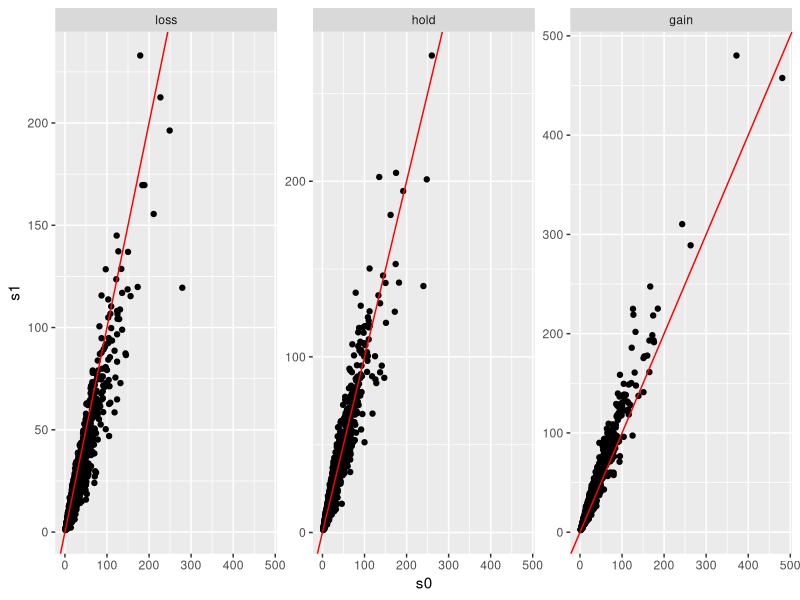
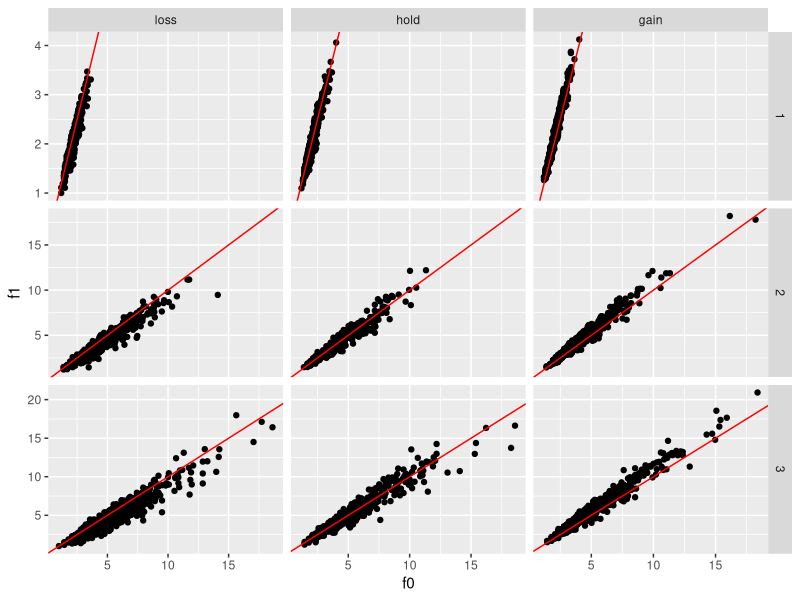
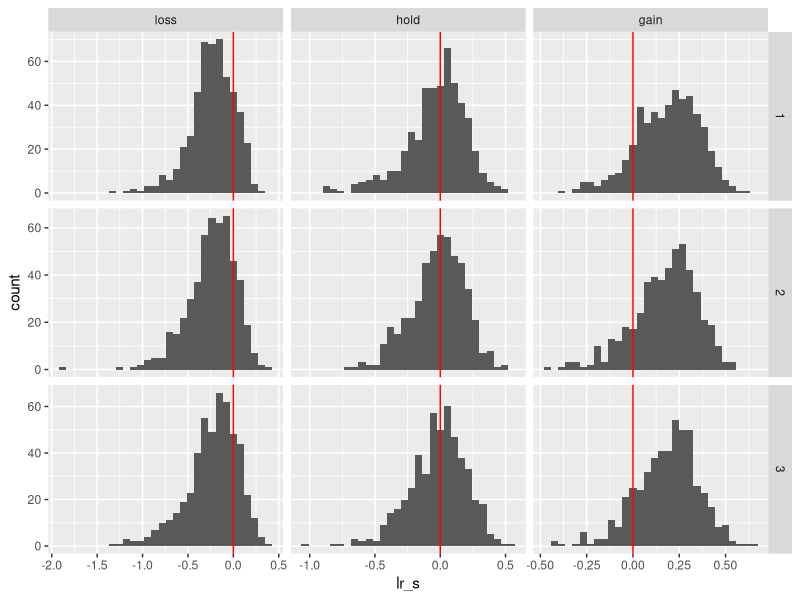
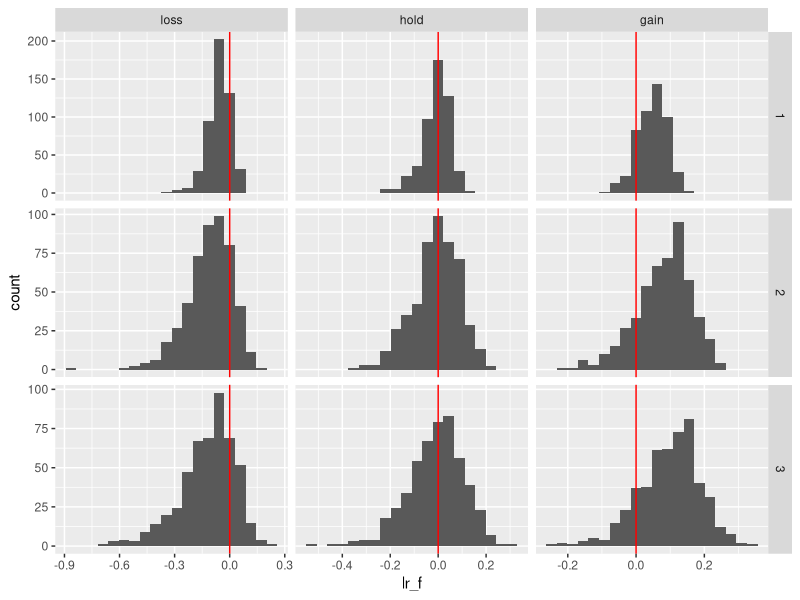

Write R code to recreate these figures, in order.
######################################################################
#' @title Simulations of change in diversity leading to changes in function
#' 
#' @author Jarrett Byrnes
#' @author jarrett.byrnes@umb.edu
#' 
#' @log
#'  3/3/2016 - fixed implementation of diversity 
#'              loss to no longer be compounded.
#'  2/25/2016 - First draft
######################################################################

library(dplyr)
library(tidyr)
library(ggplot2)
set.seed(2016)

#Vector of scaling coefficients
b <- c(0.25, 0.47, 0.53)

## below: consider changing sd_change, maybe the mean values of change. what are the units on those? log of % rate of change. log(S1/S2) = rate*dur.   SI = S.o* exp(RD); make sure the model structure is ok (lines 37 below)
# note on 3/1: the loss is the rate of loss. so 1 species / decade * decade gives us log(S2/S1) per decade. So I think this is analagous to the values in marks histogram... but not the spreadsheet. Need good estimates of deltaSR/decade for this. 
# right now, the values of 0.1 are equivalent to 1 species per decade.

#list of richness changes
change <- list(loss = -0.01, hold = 0, gain = 0.01)
sd_change = 0.2 #should check this value

#some other params - might want to kick nsims up? Or not - it's a lot
nYears<- 20
nsims = 500

#make that simulation data frame
simDF <- data.frame(expand.grid(trophic_group = rep(1:3, nsims),
                                 scenario=c("loss", "hold", "gain")),
                     
                   # s0 = round(runif(9*nsims, 5, 40))) %>%
  s0 = round(rlnorm(9*nsims, 3, 0.83) )) %>% #from distributions of S0 in dornelas & vellend
  #calculate change in diversity where we draw a percentage of change after 20
  #years from a distribution of exp(nYears*change rate)
  group_by(scenario) %>%
    mutate(s1 = s0*rnorm(3*nsims, exp(nYears*change[[scenario[1]]]), 0.2)) %>%
  ungroup() %>%
  
  #caculate function for each trophic group before and after
  group_by(trophic_group) %>%
  mutate(f0 = s0^b[trophic_group[1]],
         f1 = s1^b[trophic_group[1]]) %>%
  ungroup() %>%
  mutate(lr_s = log(s1)-log(s0),
         lr_f = log(f1)-log(f0))
  

#Plotting
#richness before and after
ggplot(data=simDF, aes(x=s0, y=s1))+ 
  geom_point() + 
  facet_wrap(~scenario, scale="free_y") + 
  geom_abline(slope=1, intercept=0, col="red")

#function before and after
ggplot(data=simDF, aes(x=f0, y=f1))+ 
  geom_point() +
  facet_grid(trophic_group~scenario, scale="free") + 
  geom_abline(slope=1, intercept=0, col="red")


#log ratio of richness change
ggplot(data=simDF, aes(x=lr_s))+ 
  geom_histogram() +
  facet_grid(trophic_group~scenario, scale="free") + 
  geom_vline(xintercept=0, col="red") 
  # geom_vline(xintercept=mean(simDF$lr_s), col = 3) ## help? how do we add a line for the mean of each distribution in each panel?


#log ratio of function change
sdf <- simDF %>% group_by(trophic_group, scenario) %>% summarise(m = mean(lr_f))

ggplot(data=simDF, aes(x=lr_f))+ 
  geom_histogram(bins=20) +
  facet_grid(trophic_group~scenario, scale="free") + 
  geom_vline(xintercept=0, col="red") 